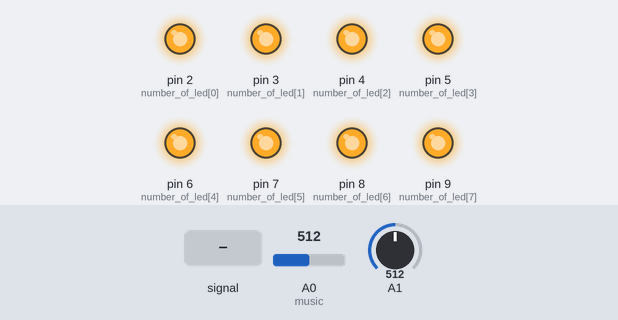
Bench run of a sketch on a simulated Arduino Uno, built with avr-gcc and run on an emulated ATmega328P. Parts: output pins drawn as LEDs (lit = HIGH). The test bench sets the inputs (shaded band); at power-on: A1 = 512, A0 (music) = 512.

Above: at 1.2 s.
1.3 s: A0 (music) fed a 200 Hz sine of ±460 counts around its level
At 2.0 s:
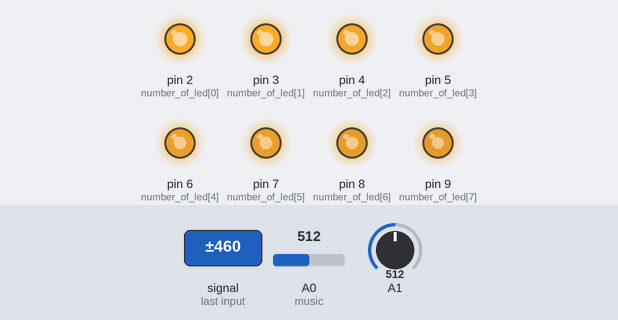
2.8 s: A1 set to 716
At 2.97 s:
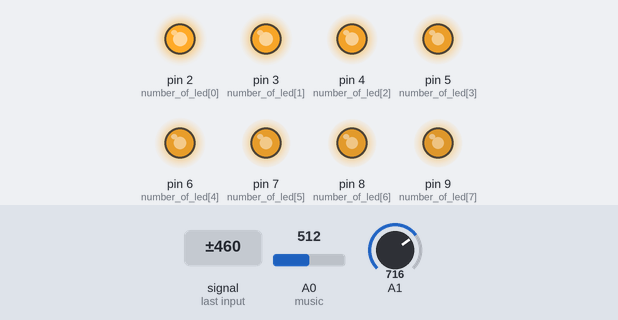
4.5 s: A0 (music) set to 716
At 5.6 s:
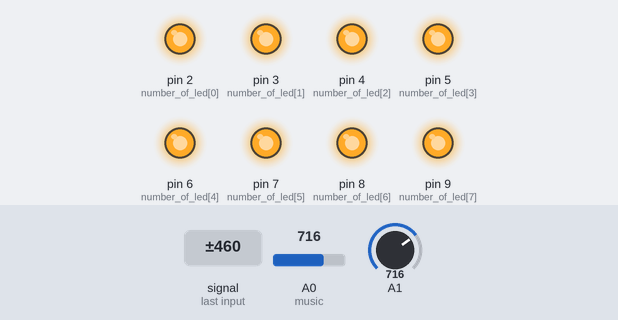
6.0 s: A0 (music) set to 239
7.5 s: A0 (music) set to 214
At 8.4 s:
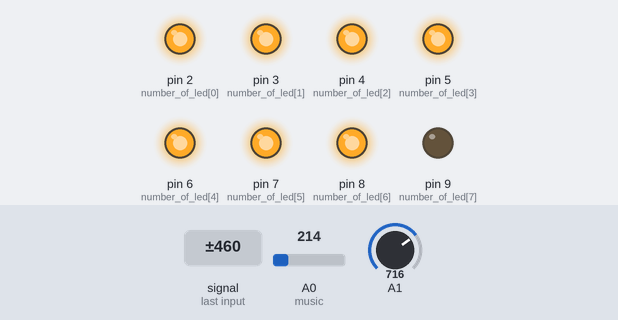
9.0 s: A1 set to 751
10.5 s: A1 set to 771
At 11.9 s:
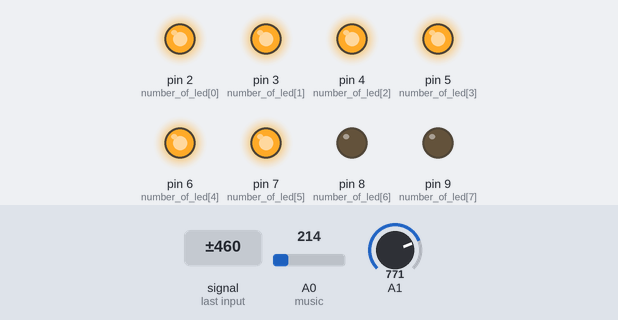
Timing chart, 0 to 13.0 s (numbered marks = the images above; inputs shaded):
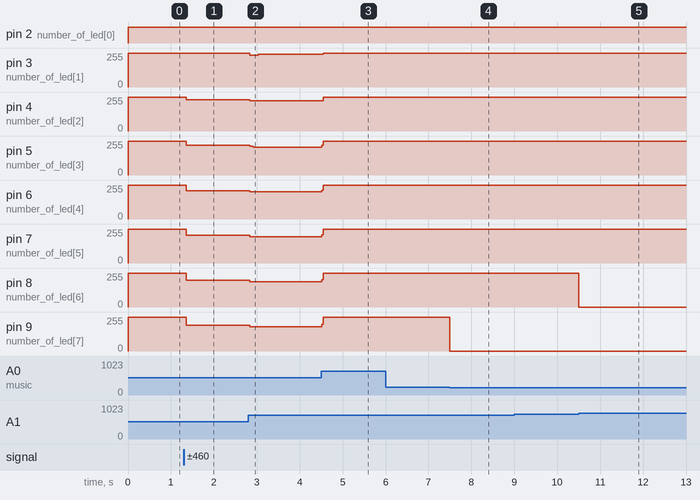

The sketch:

Music_Visualizer_One_Channel.ino
```cpp
//////////////////CREATED BY KJ ELECTRONICS///////////////////////////;
////////////FOLLOW ME ON YOUTUBE BY CLICKING THE LINK BELOW////////////
///////  https://www.youtube.com/channel/UCZE35bOktFxu8dIadxuQPLg /////

int music = 14;
int output, a;
int potval=15;
int number_of_led[8] = { 2, 3, 4, 5, 6, 7, 8, 9}; // Assign the pins for the leds
void setup()
{
for (a = 0; a < 8; a++)
  pinMode(number_of_led[a], OUTPUT);
}

void loop()
{
potval=analogRead(15);
output = analogRead(music);
potval=map (potval,0,1024,5,40);
output = output/potval;

  if (output == 0)
   {
   for(a = 0; a < 8; a++)
     {
     digitalWrite(number_of_led[a], LOW);
     }
  }

  else
  {
   for (a = 0; a < output; a++)
    {
     digitalWrite(number_of_led[a], HIGH);
    }

    for(a = a; a < 8; a++)
     {
      digitalWrite(number_of_led[a], LOW);

     }
  }
}
```

Measured:
- the behaviour switches between 232 and 231 on A0 (music) (found by bisection; images 3 and 4)
- the behaviour switches between 760 and 761 on A1 (found by bisection; images 4 and 5)
- after the input at 1.3 s, pin 4 (number_of_led[2]): 255/255 → 236/255 after 0.05 s; pin 5 (number_of_led[3]): 255/255 → 223/255 after 0.05 s; pin 6 (number_of_led[4]): 255/255 → 213/255 after 0.05 s; pin 7 (number_of_led[5]): 255/255 → 207/255 after 0.05 s; pin 8 (number_of_led[6]): 255/255 → 201/255 after 0.05 s
- after the input at 2.8 s, pin 3 (number_of_led[1]): 255/255 → 238/255 at once, → 244/255 0.20 s later; pin 4 (number_of_led[2]): 236/255 → 226/255 at once; pin 5 (number_of_led[3]): 223/255 → 215/255 at once, → 209/255 0.08 s later; pin 6 (number_of_led[4]): 213/255 → 204/255 at once; pin 7 (number_of_led[5]): 207/255 → 198/255 at once
- after the input at 4.5 s, pin 3 (number_of_led[1]): 244/255 → 255/255 after 0.05 s; pin 4 (number_of_led[2]): 226/255 → 255/255 after 0.05 s; pin 5 (number_of_led[3]): 209/255 → 255/255 at once; pin 6 (number_of_led[4]): 204/255 → 255/255 at once; pin 7 (number_of_led[5]): 198/255 → 255/255 at once
- after the input at 6.0 s, every drawn part: stays the same
- after the input at 7.5 s, pin 9 (number_of_led[7]): 255/255 → 0/255 at once
- after the input at 9.0 s, every drawn part: stays the same
- after the input at 10.5 s, pin 8 (number_of_led[6]): 255/255 → 0/255 at once
